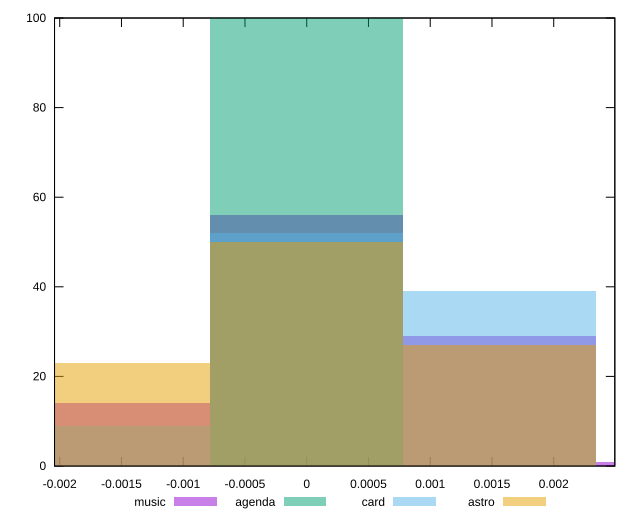

This chart was generated by the following gnuplot code:
reset

$music <<EOF
0 56
-0.0015623217729577054 14
0.0015623217729577054 29
0.003124643545915411 1
EOF

$agenda <<EOF
0 100
EOF

$card <<EOF
0.0015623217729577054 39
0 52
-0.0015623217729577054 9
EOF

$astro <<EOF
0.0015623217729577054 27
-0.0015623217729577054 23
0 50
EOF

set key outside below
set boxwidth 0.0015623217729577054
set xrange [-0.0020419829919462035:0.0024946929220733714]
set yrange [0:100]
set trange [0:100]
set style fill transparent solid 0.5 noborder
set terminal svg size 640, 520 enhanced background rgb 'white'
set output "reports/report_00031_2021-02-24T23-18-18.084Z/meta/pScore-difference/comparison/histogram/all_raw.svg"

plot $music title "music" with boxes, \
     $agenda title "agenda" with boxes, \
     $card title "card" with boxes, \
     $astro title "astro" with boxes

reset
